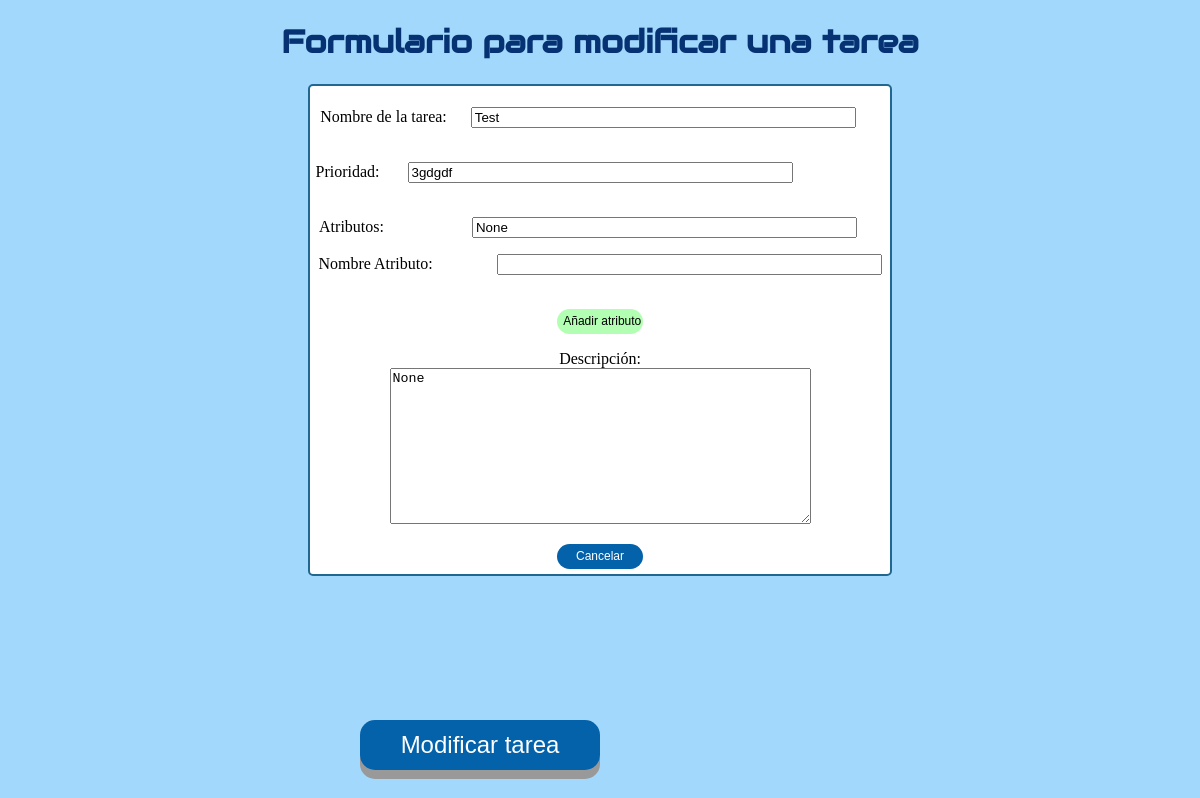
The page /update/1 on the database as committed earlier.
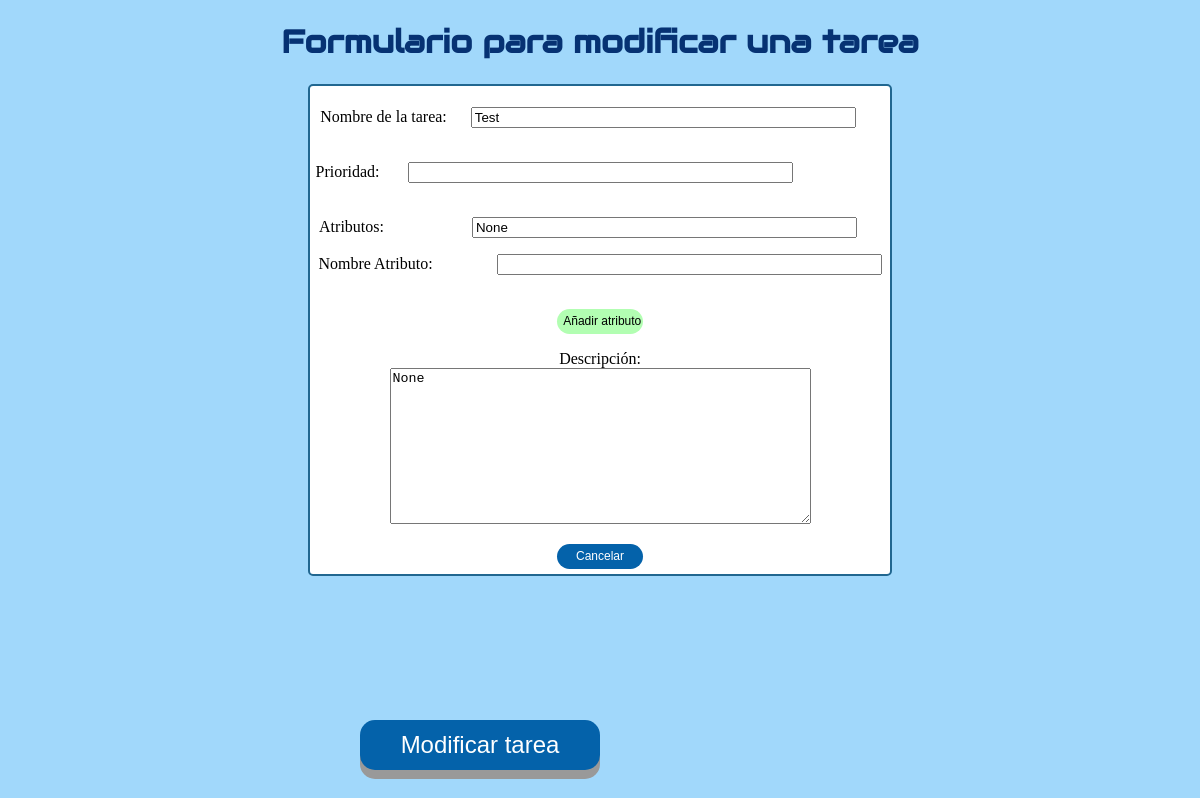
The same page on the database as committed later.
### app.py (models this page shows)
class Todo(db.Model): #Tabla para tareas creadas
    id = db.Column(db.Integer, primary_key=True)
    content = db.Column(db.String(200), nullable=False)
    priority = db.Column(db.String(200))        # prioridad
    descripcion = db.Column(db.String(200))             # Descripcion
    atributos = db.Column(db.String(800))               # Atributos

### app.py (the view)
@app.route('/update/<int:id>', methods=['POST','GET'])      # Redireccion a formulario tareas
def update_tarea(id):
    task = Todo.query.get_or_404(id)
    if request.method == 'POST':
        try:
            task.content = request.form['nombre']
            task.descripcion = request.form['descripcion']
            task.priority=request.form['prioridad']
            task.atributos = request.form['atributos']
            db.session.commit()
            return redirect('/Interfaz_tecnico.html')
        except:
            return "There was an issue when updating the task " + id
    else:
        return render_template('interfaz_tareas.html', task=task)

### templates/interfaz_tareas.html (shortened to what this page needs)
{% extends 'base.html' %}
    {% block body %}
<body>
    <center>
        <h1 class="principal"> Formulario para modificar una tarea</h1>
        <div class="acceso">
            <form method="post">
                <p>
                    Nombre de la tarea:&nbsp;&nbsp;&nbsp;&nbsp;&nbsp;
                    <input type="text" name="nombre" size="45" value="{{ task.content }}">
                </p>
                <p>
                    Prioridad:&nbsp;&nbsp;&nbsp;&nbsp;&nbsp;&nbsp;
                    <input type="text" name="prioridad"  size="45" value="{{ task.priority }}">
                </p>
                <p>
                    Atributos:&nbsp;&nbsp;&nbsp; &nbsp;&nbsp;&nbsp;&nbsp;&nbsp; &nbsp;&nbsp;&nbsp;&nbsp;&nbsp; &nbsp;&nbsp;&nbsp;&nbsp;&nbsp;
                    <input type="text" name="atributos" id="atributos" size="45"value="{{ task.atributos }}" readonly="readonly">  &nbsp;&nbsp;&nbsp;&nbsp;&nbsp;
                </p>
                <p>
                    Nombre Atributo:&nbsp;&nbsp;&nbsp; &nbsp;&nbsp;&nbsp;&nbsp;&nbsp; &nbsp;&nbsp;&nbsp;&nbsp;&nbsp;
                    <input type="text" name="n_atributo" id="n_atributo" size="45" value="">  &nbsp;&nbsp;&nbsp;&nbsp;&nbsp;
                </p>
                <p>
                    <input type="button" class="buttonAnadirTarea2" value="Añadir atributo" onclick="getElementById('atributos').setAttribute('value', getElementById('atributos').getAttribute('value')+','+getElementById('n_atributo').value)">
                </p>
                <p>
                    Descripción:<br>
                    <textarea name="descripcion" rows="10" cols="50">{{ task.descripcion }}</textarea>
                </p>
                <p>
                    <input type="submit" class="button2" value="Modificar tarea">
                </p>
                <button type="submit" class="buttonAnadirTarea" onClick="window.location.href='Interfaz_tecnico.html';">Cancelar</button>
            </form>
        </div>
    </center>
    {% endblock %}

Rows that differ between the two databases and show on the page:
changed Todo "Test": prioridad "3gdgdf" → (not shown)
